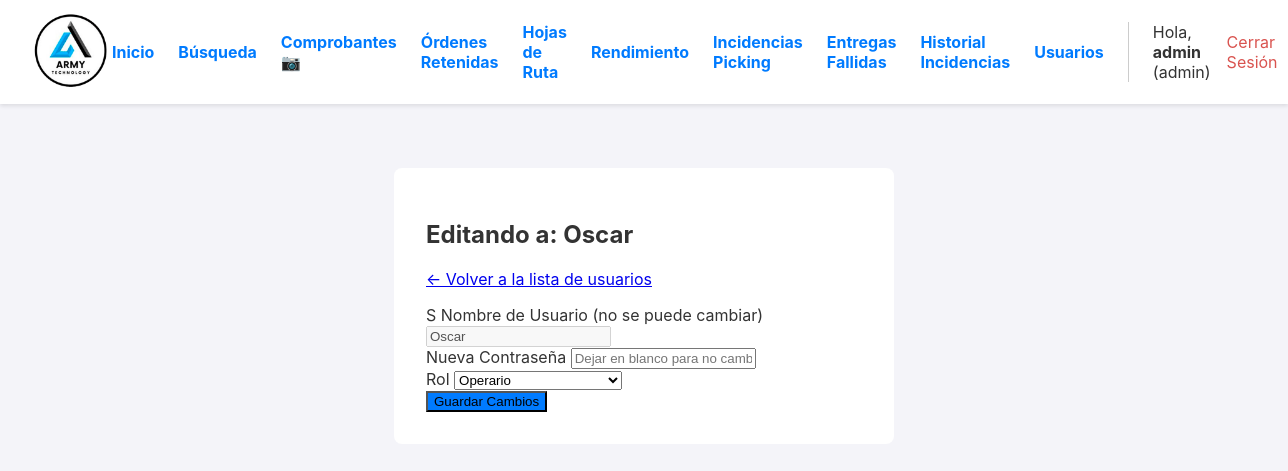
/admin/usuario/3/editar (signed in), run on an earlier commit of the app's database.
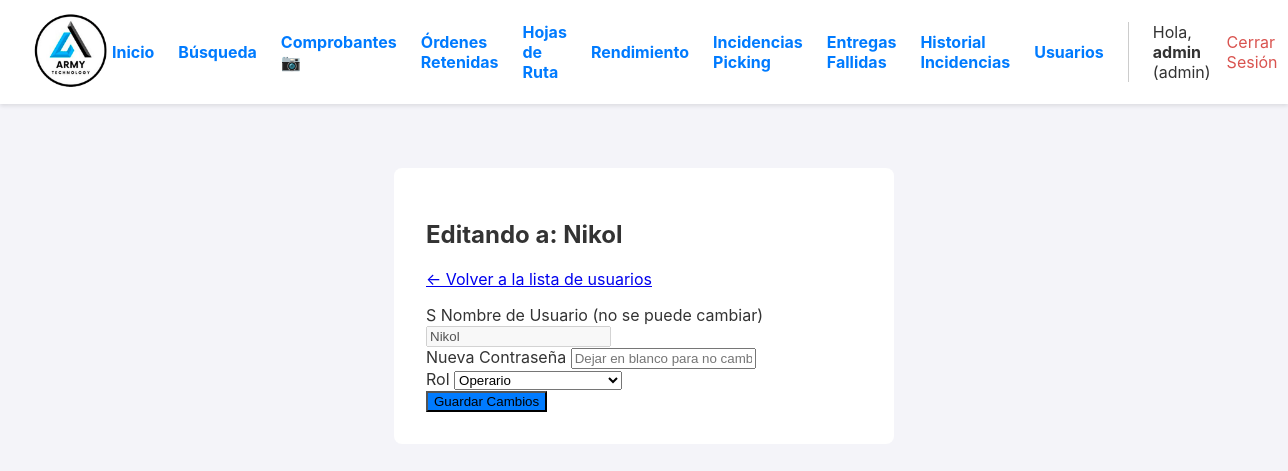
And on a later commit of the database.
### app.py (models this page shows, shortened)
class User(UserMixin, db.Model):
    id = db.Column(db.Integer, primary_key=True)
    username = db.Column(db.String(80), unique=True, nullable=False)
    password_hash = db.Column(db.String(256), nullable=False)
    role = db.Column(db.String(20), nullable=False, default='operario')

### app.py (the view, shortened to what this page needs)
@app.route('/admin/usuario/<int:user_id>/editar', methods=['GET', 'POST'])
@login_required
@admin_required
def editar_usuario(user_id):
    user_a_editar = db.session.get(User, user_id)
    if not user_a_editar:
        return abort(404)
    return render_template('editar_usuario.html', user=user_a_editar)

### app.py (called while the page is built)
def admin_required(f):
    @wraps(f)
    def decorated_function(*args, **kwargs):
        if not current_user.is_authenticated or current_user.role != 'admin':
            flash('Se requiere rol de administrador para acceder a esta página.', 'error')
            return redirect(url_for('dashboard'))
        return f(*args, **kwargs)
    return decorated_function

@login_manager.user_loader
def load_user(user_id):
    return db.session.get(User, int(user_id))

### templates/editar_usuario.html (shortened to what this page needs)
{% extends "layout.html" %}
{% block content %}
<div class="form-container">
    <h2>Editando a: {{ user.username }}</h2>
    <p><a href="{{ url_for('gestionar_usuarios') }}">← Volver a la lista de usuarios</a></p>
    <form method="POST">
        <div class="form-group">S
            <label for="username">Nombre de Usuario (no se puede cambiar)</label>
            <input type="text" id="username" name="username" value="{{ user.username }}" disabled>
        </div>
        <div class="form-group">
            <label for="password">Nueva Contraseña</label>
            <input type="password" id="password" name="password" placeholder="Dejar en blanco para no cambiar">
        </div>
        <div class="form-group">
            <label for="role">Rol</label>
            <select id="role" name="role">
                <option value="operario" {% if user.role == 'operario' %}selected{% endif %}>Operario</option>
            </select>
        </div>
        <button type="submit" class="submit-btn" style="background-color: #007bff;">Guardar Cambios</button>
    </form>
</div>
{% endblock %}

What changed in the data, as far as the page shows it:
changed User "Operario": username "Oscar" → "Nikol"
